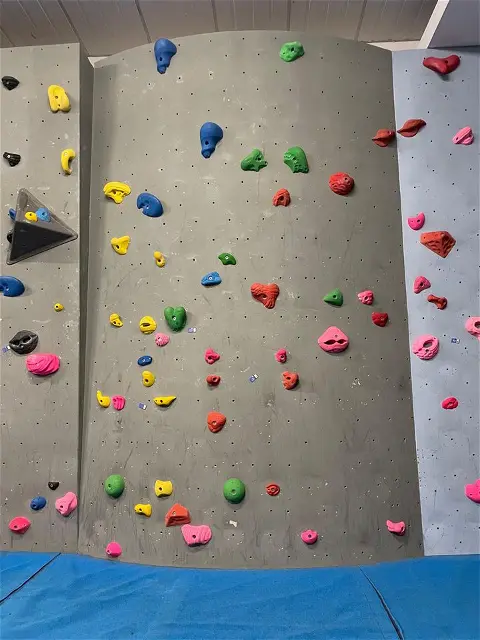
#> input picture sampleImages/bouldering_wall_1.webp, 480 x 640 px, found by its file name
$ python RouteEditor2.py
#> lines starting #> are read from the running program, lines starting #| are printed output that depends on the picture; after the words box and inside, x2 and y2 are one past the last pixel; in counts of white or black regions, pixels touching at a corner belong together
import cv2
import numpy as np
from tkinter import *
from tkinter.ttk import *
from tkinter import ttk

class ImageAdjustmentApp:
    def __init__(self, root, image_path):
        self.root = root
        self.root.title("Image Adjustment App")

        # 이미지 읽기
        self.original_image = cv2.imread(image_path)
        self.adjusted_image = self.original_image.copy()

        # 명도, 채도 초기값 설정
        self.brightness_value = 0
        self.saturation_value = 0

        # GUI 구성
        self.create_widgets()

    def create_widgets(self):
        # 이미지 라벨
        self.image_label = ttk.Label(self.root)
        self.image_label.pack()

        # 명도 조절 슬라이더
        brightness_label = ttk.Label(self.root, text="Brightness")
        brightness_label.pack()
        self.brightness_slider = ttk.Scale(self.root, from_=-100, to=100, command=self.adjust_image)
        self.brightness_slider.set(self.brightness_value)
        self.brightness_slider.pack()

        # 채도 조절 슬라이더
        saturation_label = ttk.Label(self.root, text="Saturation")
        saturation_label.pack()
        self.saturation_slider = ttk.Scale(self.root, from_=-100, to=100, command=self.adjust_image)
        self.saturation_slider.set(self.saturation_value)
        self.saturation_slider.pack()

        # 초기 이미지 업데이트
        self.update_image()

# 이미지 읽기
image_path = "/Users/user/project/all_climber/route_edit_python/sampleImages/bouldering_wall_1.webp"
image = cv2.imread(image_path)
#> image is the input picture: shape (640, 480, 3); mean B, G, R 131, 132.3, 129.6

shifted_image = cv2.pyrMeanShiftFiltering(image, sp=15, sr=50)
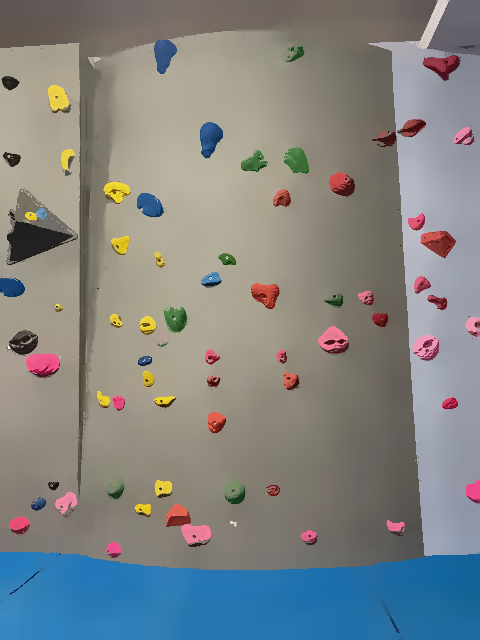
#> shifted_image: shape (640, 480, 3); mean B, G, R 131.7, 132.8, 130

# 이미지 크기 조절 (원하는 크기로 조절할 수 있음)
# resized_image = cv2.resize(image, (new_width, new_height))
hsv_image = cv2.cvtColor(shifted_image, cv2.COLOR_BGR2HSV)
#> hsv_image: shape (640, 480, 3); mean H, S, V 44.4, 60.6, 149.5

# 채도 증가를 위해 Saturation 채널에 상수를 더합니다.
saturation_increase = 10  # 조절할 채도 증가 값
hsv_image[:, :, 1] = np.clip(hsv_image[:, :, 1] + saturation_increase, 0, 255).astype(np.uint8)
#> hsv_image: shape (640, 480, 3); mean H, S, V 44.4, 70.6, 149.5

# 색조 증가를 위해 Hue 채널에 상수를 더합니다.
hue_increase = 20  # 조절할 색조 증가 값
hsv_image[:, :, 0] = (hsv_image[:, :, 0] + hue_increase) % 180
#> hsv_image: shape (640, 480, 3); mean H, S, V 60.8, 70.6, 149.5

brightness_increase = 50  # 조절할 명도 증가 값
brightened_image = np.clip(hsv_image + brightness_increase, 0, 255).astype(np.uint8)
#> brightened_image: shape (640, 480, 3); mean H, S, V 110.8, 95.2, 193.8


# 그레이스케일 변환
gray_image = cv2.cvtColor(brightened_image, cv2.COLOR_BGR2GRAY)
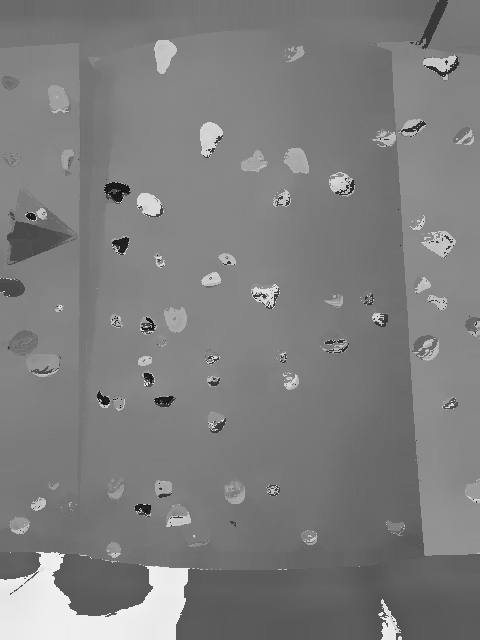
#> gray_image: shape (640, 480); min 9, max 240, mean 126.4

# 콘트라스트 증가를 위해 히스토그램 평활화 적용
equalized_image = cv2.equalizeHist(gray_image)
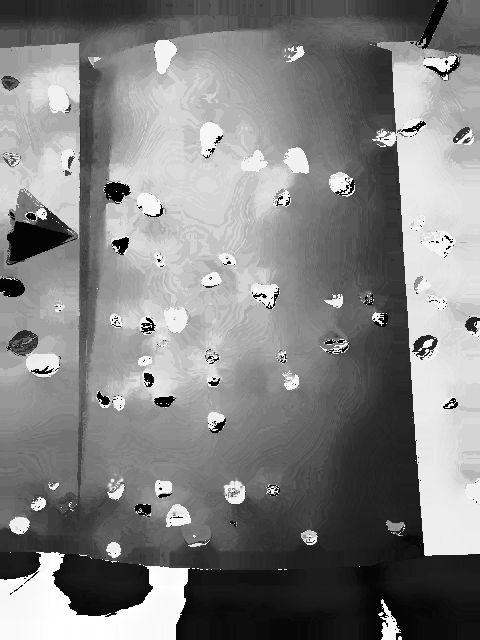
#> equalized_image: shape (640, 480); min 0, max 255, mean 130.5

# 이미지 블러 적용
blurred_image = cv2.GaussianBlur(gray_image, (1, 1), 0)

# 케니 엣지 검출
edges = cv2.Canny(blurred_image, 50, 150,L2gradient=False)
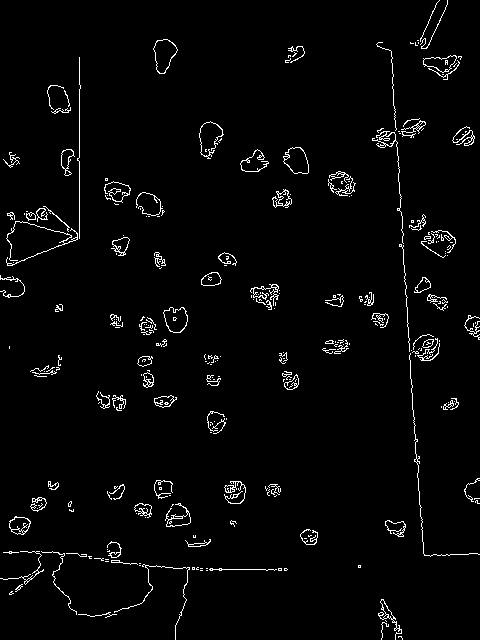
#> edges: shape (640, 480); 2.7% white in thin lines or dots

# 컨투어 찾기
contours, _ = cv2.findContours(edges, cv2.RETR_EXTERNAL, cv2.CHAIN_APPROX_SIMPLE)
#> contours = 284 contours, 240 with area under 20; largest, box (x1, y1, x2, y2) and area: (153, 39, 178, 74) 528, (283, 147, 309, 174) 477, (163, 307, 188, 333) 450, (423, 55, 457, 73) 327, (9, 516, 31, 535) 278

# 작은 컨투어 제거
min_contour_size = 15  # 예시 크기, 조절 가능
filtered_contours = [cnt for cnt in contours if cv2.contourArea(cnt) > min_contour_size]
#> filtered_contours = 54 contours, 10 with area under 20; largest, box (x1, y1, x2, y2) and area: (153, 39, 178, 74) 528, (283, 147, 309, 174) 477, (163, 307, 188, 333) 450, (423, 55, 457, 73) 327, (9, 516, 31, 535) 278

# 홀드의 경계를 찾아 리스트에 추가
holds = []
for contour in filtered_contours:
    x, y, w, h = cv2.boundingRect(contour)
    holds.append((x, y, x + w, y + h))
#> this loop made 54 passes
#> (x, y, w, h) on passes 1 to 12: (378, 599, 24, 41), (111, 560, 27, 5), (0, 551, 44, 34), (107, 541, 15, 17), (185, 539, 26, 8), (300, 529, 18, 16), (385, 520, 21, 17), (9, 516, 22, 19), (165, 503, 26, 24), (134, 503, 18, 15), (30, 497, 17, 15), (224, 481, 22, 23)
#> after the loop, holds = 54 items, first 6: (378, 599, 402, 640), (111, 560, 138, 565), (0, 551, 44, 585), (107, 541, 122, 558), (185, 539, 211, 547), (300, 529, 318, 545)

# 홀드 경계 그리기
final_image = image.copy()
for hold in holds:
    cv2.rectangle(final_image, (hold[0], hold[1]), (hold[2], hold[3]), (0, 255, 0), 2)
#> this loop made 54 passes
#> hold on passes 1 to 12: (378, 599, 402, 640), (111, 560, 138, 565), (0, 551, 44, 585), (107, 541, 122, 558), (185, 539, 211, 547), (300, 529, 318, 545), (385, 520, 406, 537), (9, 516, 31, 535), (165, 503, 191, 527), (134, 503, 152, 518), (30, 497, 47, 512), (224, 481, 246, 504)
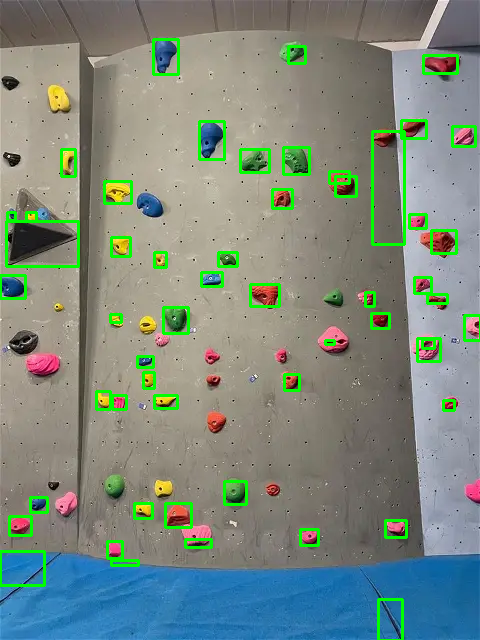
#> final_image: shape (640, 480, 3); 4.19% of pixels changed, all inside (x1, y1, x2, y2) = (0, 38, 480, 640)

# 결과 이미지 출력
combined_image = np.concatenate((image, hsv_image, cv2.cvtColor(gray_image, cv2.COLOR_GRAY2BGR), cv2.cvtColor(blurred_image, cv2.COLOR_GRAY2BGR), cv2.cvtColor(edges, cv2.COLOR_GRAY2BGR), final_image), axis=1)
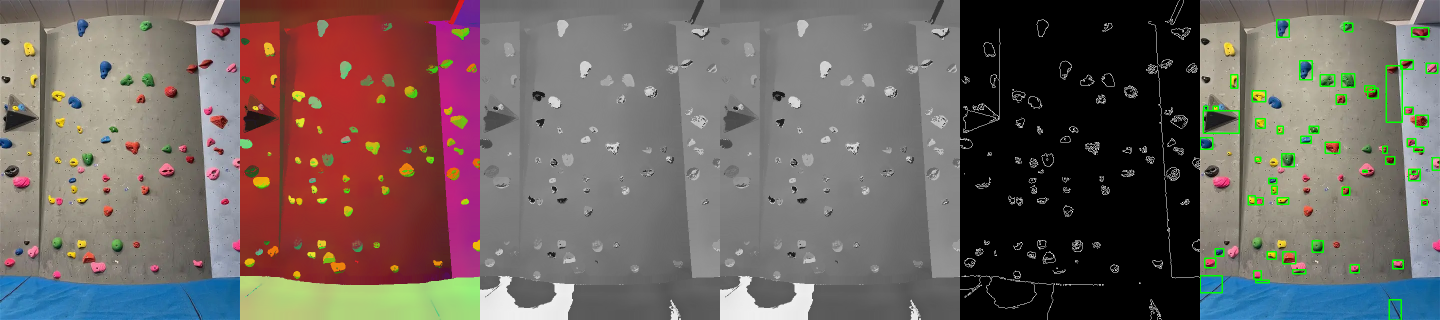
#> combined_image: shape (640, 2880, 3) (shown at 1/2 size); mean B, G, R 96.2, 100, 110.4

cv2.imshow("Combined Images", combined_image)

if __name__ == "__main__":
    from PIL import Image, ImageTk

    # 이미지 경로
    image_path = "example_image.jpg"

    # GUI 애플리케이션 실행
    root = ttk.Tk()
    app = ImageAdjustmentApp(root, image_path)
#> (the run stopped early here; a loop or call above may not have finished)
